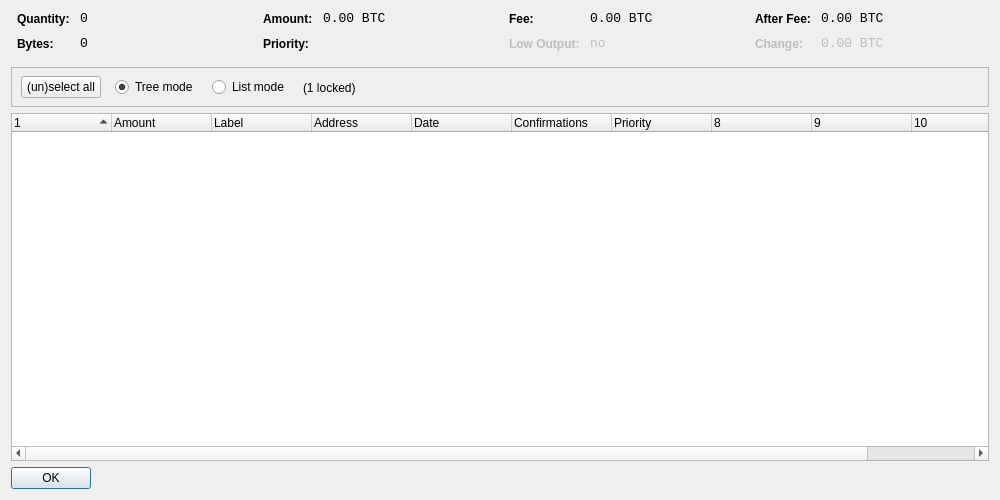
<?xml version="1.0" encoding="UTF-8"?>
<ui version="4.0">
 <class>CoinControlDialog</class>
 <widget class="QDialog" name="CoinControlDialog">
  <property name="geometry">
   <rect>
    <x>0</x>
    <y>0</y>
    <width>1000</width>
    <height>500</height>
   </rect>
  </property>
  <property name="windowTitle">
   <string>Coin Control</string>
  </property>
  <layout class="QVBoxLayout" name="verticalLayout">
   <item>
    <layout class="QHBoxLayout" name="horizontalLayoutTop" stretch="0,0,0,0">
     <property name="topMargin">
      <number>0</number>
     </property>
     <property name="bottomMargin">
      <number>10</number>
     </property>
     <item>
      <layout class="QFormLayout" name="formLayoutCoinControl1">
       <property name="horizontalSpacing">
        <number>10</number>
       </property>
       <property name="verticalSpacing">
        <number>10</number>
       </property>
       <property name="leftMargin">
        <number>6</number>
       </property>
       <property name="rightMargin">
        <number>6</number>
       </property>
       <item row="0" column="0">
        <widget class="QLabel" name="labelCoinControlQuantityText">
         <property name="styleSheet">
          <string notr="true">font-weight:bold;</string>
         </property>
         <property name="text">
          <string>Quantity:</string>
         </property>
        </widget>
       </item>
       <item row="0" column="1">
        <widget class="QLabel" name="labelCoinControlQuantity">
         <property name="font">
          <font>
           <family>Monospace</family>
           <pointsize>10</pointsize>
          </font>
         </property>
         <property name="cursor">
          <cursorShape>IBeamCursor</cursorShape>
         </property>
         <property name="contextMenuPolicy">
          <enum>Qt::ActionsContextMenu</enum>
         </property>
         <property name="text">
          <string notr="true">0</string>
         </property>
         <property name="textInteractionFlags">
          <set>Qt::LinksAccessibleByMouse|Qt::TextSelectableByKeyboard|Qt::TextSelectableByMouse</set>
         </property>
        </widget>
       </item>
       <item row="1" column="0">
        <widget class="QLabel" name="labelCoinControlBytesText">
         <property name="styleSheet">
          <string notr="true">font-weight:bold;</string>
         </property>
         <property name="text">
          <string>Bytes:</string>
         </property>
        </widget>
       </item>
       <item row="1" column="1">
        <widget class="QLabel" name="labelCoinControlBytes">
         <property name="font">
          <font>
           <family>Monospace</family>
           <pointsize>10</pointsize>
          </font>
         </property>
         <property name="cursor">
          <cursorShape>IBeamCursor</cursorShape>
         </property>
         <property name="contextMenuPolicy">
          <enum>Qt::ActionsContextMenu</enum>
         </property>
         <property name="text">
          <string notr="true">0</string>
         </property>
         <property name="textInteractionFlags">
          <set>Qt::LinksAccessibleByMouse|Qt::TextSelectableByKeyboard|Qt::TextSelectableByMouse</set>
         </property>
        </widget>
       </item>
      </layout>
     </item>
     <item>
      <layout class="QFormLayout" name="formLayoutCoinControl2">
       <property name="horizontalSpacing">
        <number>10</number>
       </property>
       <property name="verticalSpacing">
        <number>10</number>
       </property>
       <property name="leftMargin">
        <number>6</number>
       </property>
       <property name="rightMargin">
        <number>6</number>
       </property>
       <item row="0" column="0">
        <widget class="QLabel" name="labelCoinControlAmountText">
         <property name="styleSheet">
          <string notr="true">font-weight:bold;</string>
         </property>
         <property name="text">
          <string>Amount:</string>
         </property>
        </widget>
       </item>
       <item row="0" column="1">
        <widget class="QLabel" name="labelCoinControlAmount">
         <property name="font">
          <font>
           <family>Monospace</family>
           <pointsize>10</pointsize>
          </font>
         </property>
         <property name="cursor">
          <cursorShape>IBeamCursor</cursorShape>
         </property>
         <property name="contextMenuPolicy">
          <enum>Qt::ActionsContextMenu</enum>
         </property>
         <property name="text">
          <string notr="true">0.00 BTC</string>
         </property>
         <property name="textInteractionFlags">
          <set>Qt::LinksAccessibleByMouse|Qt::TextSelectableByKeyboard|Qt::TextSelectableByMouse</set>
         </property>
        </widget>
       </item>
       <item row="1" column="0">
        <widget class="QLabel" name="labelCoinControlPriorityText">
         <property name="styleSheet">
          <string notr="true">font-weight:bold;</string>
         </property>
         <property name="text">
          <string>Priority:</string>
         </property>
        </widget>
       </item>
       <item row="1" column="1">
        <widget class="QLabel" name="labelCoinControlPriority">
         <property name="font">
          <font>
           <family>Monospace</family>
           <pointsize>10</pointsize>
          </font>
         </property>
         <property name="cursor">
          <cursorShape>IBeamCursor</cursorShape>
         </property>
         <property name="contextMenuPolicy">
          <enum>Qt::ActionsContextMenu</enum>
         </property>
         <property name="text">
          <string/>
         </property>
         <property name="textInteractionFlags">
          <set>Qt::LinksAccessibleByMouse|Qt::TextSelectableByKeyboard|Qt::TextSelectableByMouse</set>
         </property>
        </widget>
       </item>
      </layout>
     </item>
     <item>
      <layout class="QFormLayout" name="formLayoutCoinControl3">
       <property name="horizontalSpacing">
        <number>10</number>
       </property>
       <property name="verticalSpacing">
        <number>10</number>
       </property>
       <property name="leftMargin">
        <number>6</number>
       </property>
       <property name="rightMargin">
        <number>6</number>
       </property>
       <item row="0" column="0">
        <widget class="QLabel" name="labelCoinControlFeeText">
         <property name="styleSheet">
          <string notr="true">font-weight:bold;</string>
         </property>
         <property name="text">
          <string>Fee:</string>
         </property>
        </widget>
       </item>
       <item row="0" column="1">
        <widget class="QLabel" name="labelCoinControlFee">
         <property name="font">
          <font>
           <family>Monospace</family>
           <pointsize>10</pointsize>
          </font>
         </property>
         <property name="cursor">
          <cursorShape>IBeamCursor</cursorShape>
         </property>
         <property name="contextMenuPolicy">
          <enum>Qt::ActionsContextMenu</enum>
         </property>
         <property name="text">
          <string notr="true">0.00 BTC</string>
         </property>
         <property name="textInteractionFlags">
          <set>Qt::LinksAccessibleByMouse|Qt::TextSelectableByKeyboard|Qt::TextSelectableByMouse</set>
         </property>
        </widget>
       </item>
       <item row="1" column="0">
        <widget class="QLabel" name="labelCoinControlLowOutputText">
         <property name="enabled">
          <bool>false</bool>
         </property>
         <property name="styleSheet">
          <string notr="true">font-weight:bold;</string>
         </property>
         <property name="text">
          <string>Low Output:</string>
         </property>
        </widget>
       </item>
       <item row="1" column="1">
        <widget class="QLabel" name="labelCoinControlLowOutput">
         <property name="enabled">
          <bool>false</bool>
         </property>
         <property name="font">
          <font>
           <family>Monospace</family>
           <pointsize>10</pointsize>
          </font>
         </property>
         <property name="cursor">
          <cursorShape>IBeamCursor</cursorShape>
         </property>
         <property name="contextMenuPolicy">
          <enum>Qt::ActionsContextMenu</enum>
         </property>
         <property name="text">
          <string>no</string>
         </property>
         <property name="textInteractionFlags">
          <set>Qt::LinksAccessibleByMouse|Qt::TextSelectableByKeyboard|Qt::TextSelectableByMouse</set>
         </property>
        </widget>
       </item>
      </layout>
     </item>
     <item>
      <layout class="QFormLayout" name="formLayoutCoinControl4">
       <property name="horizontalSpacing">
        <number>10</number>
       </property>
       <property name="verticalSpacing">
        <number>10</number>
       </property>
       <property name="leftMargin">
        <number>6</number>
       </property>
       <property name="rightMargin">
        <number>6</number>
       </property>
       <item row="0" column="0">
        <widget class="QLabel" name="labelCoinControlAfterFeeText">
         <property name="styleSheet">
          <string notr="true">font-weight:bold;</string>
         </property>
         <property name="text">
          <string>After Fee:</string>
         </property>
        </widget>
       </item>
       <item row="0" column="1">
        <widget class="QLabel" name="labelCoinControlAfterFee">
         <property name="font">
          <font>
           <family>Monospace</family>
           <pointsize>10</pointsize>
          </font>
         </property>
         <property name="cursor">
          <cursorShape>IBeamCursor</cursorShape>
         </property>
         <property name="contextMenuPolicy">
          <enum>Qt::ActionsContextMenu</enum>
         </property>
         <property name="text">
          <string notr="true">0.00 BTC</string>
         </property>
         <property name="textInteractionFlags">
          <set>Qt::LinksAccessibleByMouse|Qt::TextSelectableByKeyboard|Qt::TextSelectableByMouse</set>
         </property>
        </widget>
       </item>
       <item row="1" column="0">
        <widget class="QLabel" name="labelCoinControlChangeText">
         <property name="enabled">
          <bool>false</bool>
         </property>
         <property name="styleSheet">
          <string notr="true">font-weight:bold;</string>
         </property>
         <property name="text">
          <string>Change:</string>
         </property>
        </widget>
       </item>
       <item row="1" column="1">
        <widget class="QLabel" name="labelCoinControlChange">
         <property name="enabled">
          <bool>false</bool>
         </property>
         <property name="font">
          <font>
           <family>Monospace</family>
           <pointsize>10</pointsize>
          </font>
         </property>
         <property name="cursor">
          <cursorShape>IBeamCursor</cursorShape>
         </property>
         <property name="contextMenuPolicy">
          <enum>Qt::ActionsContextMenu</enum>
         </property>
         <property name="text">
          <string notr="true">0.00 BTC</string>
         </property>
         <property name="textInteractionFlags">
          <set>Qt::LinksAccessibleByMouse|Qt::TextSelectableByKeyboard|Qt::TextSelectableByMouse</set>
         </property>
        </widget>
       </item>
      </layout>
     </item>
    </layout>
   </item>
   <item>
    <widget class="QFrame" name="frame">
     <property name="minimumSize">
      <size>
       <width>0</width>
       <height>40</height>
      </size>
     </property>
     <property name="frameShape">
      <enum>QFrame::StyledPanel</enum>
     </property>
     <property name="frameShadow">
      <enum>QFrame::Sunken</enum>
     </property>
     <widget class="QWidget" name="horizontalLayoutWidget">
      <property name="geometry">
       <rect>
        <x>10</x>
        <y>0</y>
        <width>781</width>
        <height>41</height>
       </rect>
      </property>
      <layout class="QHBoxLayout" name="horizontalLayoutPanel" stretch="0,0,0,0,0">
       <property name="spacing">
        <number>14</number>
       </property>
       <item>
        <widget class="QPushButton" name="pushButtonSelectAll">
         <property name="sizePolicy">
          <sizepolicy hsizetype="Maximum" vsizetype="Fixed">
           <horstretch>0</horstretch>
           <verstretch>0</verstretch>
          </sizepolicy>
         </property>
         <property name="text">
          <string>(un)select all</string>
         </property>
        </widget>
       </item>
       <item>
        <widget class="QRadioButton" name="radioTreeMode">
         <property name="sizePolicy">
          <sizepolicy hsizetype="Maximum" vsizetype="Fixed">
           <horstretch>0</horstretch>
           <verstretch>0</verstretch>
          </sizepolicy>
         </property>
         <property name="text">
          <string>Tree mode</string>
         </property>
         <property name="checked">
          <bool>true</bool>
         </property>
        </widget>
       </item>
       <item>
        <widget class="QRadioButton" name="radioListMode">
         <property name="sizePolicy">
          <sizepolicy hsizetype="Maximum" vsizetype="Fixed">
           <horstretch>0</horstretch>
           <verstretch>0</verstretch>
          </sizepolicy>
         </property>
         <property name="text">
          <string>List mode</string>
         </property>
        </widget>
       </item>
       <item>
        <widget class="QLabel" name="labelLocked">
         <property name="text">
          <string>(1 locked)</string>
         </property>
        </widget>
       </item>
       <item>
        <spacer name="horizontalSpacer">
         <property name="orientation">
          <enum>Qt::Horizontal</enum>
         </property>
         <property name="sizeHint" stdset="0">
          <size>
           <width>40</width>
           <height>20</height>
          </size>
         </property>
        </spacer>
       </item>
      </layout>
     </widget>
    </widget>
   </item>
   <item>
    <widget class="CoinControlTreeWidget" name="treeWidget">
     <property name="contextMenuPolicy">
      <enum>Qt::CustomContextMenu</enum>
     </property>
     <property name="sortingEnabled">
      <bool>false</bool>
     </property>
     <property name="columnCount">
      <number>11</number>
     </property>
     <attribute name="headerShowSortIndicator" stdset="0">
      <bool>true</bool>
     </attribute>
     <attribute name="headerStretchLastSection">
      <bool>false</bool>
     </attribute>
     <column>
      <property name="text">
       <string/>
      </property>
     </column>
     <column>
      <property name="text">
       <string>Amount</string>
      </property>
     </column>
     <column>
      <property name="text">
       <string>Label</string>
      </property>
     </column>
     <column>
      <property name="text">
       <string>Address</string>
      </property>
     </column>
     <column>
      <property name="text">
       <string>Date</string>
      </property>
     </column>
     <column>
      <property name="text">
       <string>Confirmations</string>
      </property>
      <property name="toolTip">
       <string>Confirmed</string>
      </property>
     </column>
     <column>
      <property name="text">
       <string>Priority</string>
      </property>
     </column>
     <column>
      <property name="text">
       <string/>
      </property>
     </column>
     <column>
      <property name="text">
       <string/>
      </property>
     </column>
     <column>
      <property name="text">
       <string/>
      </property>
     </column>
     <column>
      <property name="text">
       <string/>
      </property>
     </column>
    </widget>
   </item>
   <item>
    <widget class="QDialogButtonBox" name="buttonBox">
     <property name="sizePolicy">
      <sizepolicy hsizetype="Maximum" vsizetype="Fixed">
       <horstretch>0</horstretch>
       <verstretch>0</verstretch>
      </sizepolicy>
     </property>
     <property name="orientation">
      <enum>Qt::Horizontal</enum>
     </property>
     <property name="standardButtons">
      <set>QDialogButtonBox::Ok</set>
     </property>
    </widget>
   </item>
  </layout>
 </widget>
 <customwidgets>
  <customwidget>
   <class>CoinControlTreeWidget</class>
   <extends>QTreeWidget</extends>
   <header>coincontroltreewidget.h</header>
  </customwidget>
 </customwidgets>
 <resources/>
 <connections/>
</ui>
